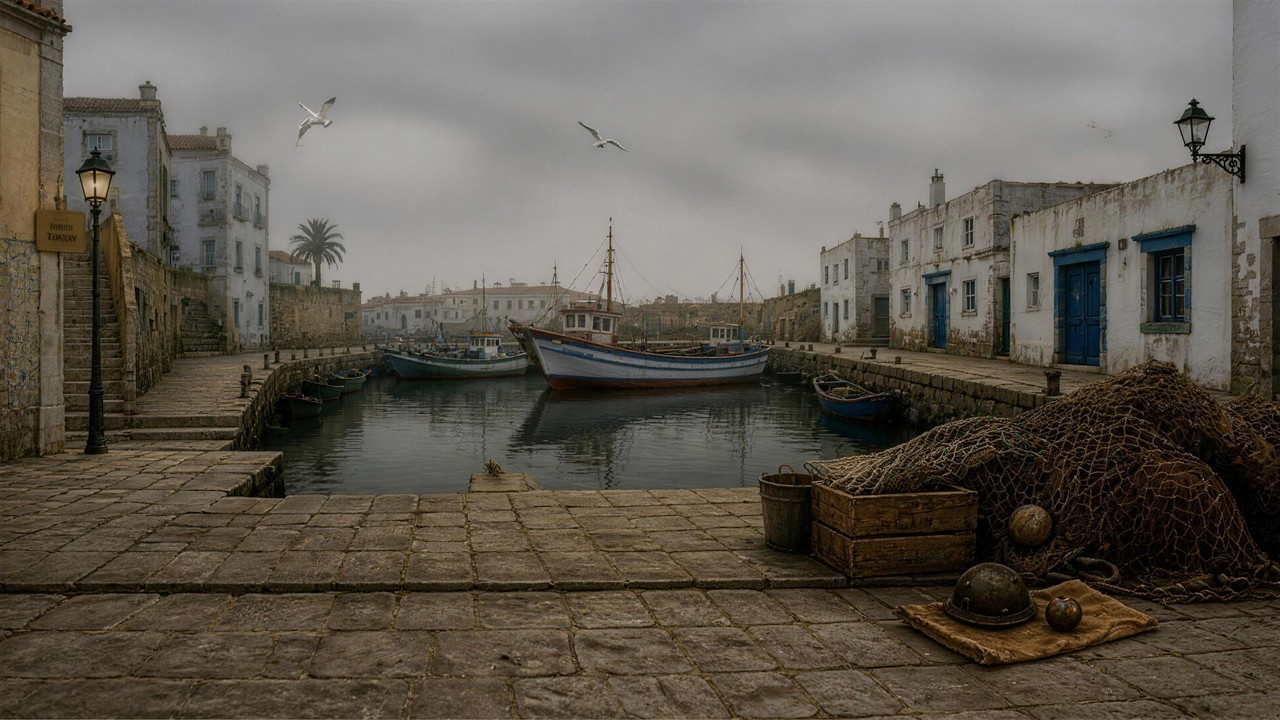
#> input picture sequel/art/bg1x/isleta.jpg, 1280 x 720 px, found by its file name
$ python gull_cut.py
#> lines starting #> are read from the running program, lines starting #| are printed output that depends on the picture; after the words box and inside, x2 and y2 are one past the last pixel; in counts of white or black regions, pixels touching at a corner belong together
#!/usr/bin/env python3
"""Isleta's two gulls painted in mid-air, cut out so they can glide (docs/review/env_movement.md, Isleta; HANDOFF 145).

  python3 sequel/scripts/gull_cut.py

On the 1280x720 painting at 2x: in each box the gull is what is clearly lighter than the grey sky round it (the
sky's median plus a margin), closed and grown a pixel, cut to art/fx/isleta_gull_<n>.png; the sky behind it filled in
(OpenCV Telea) to art/fx/isleta_gull_<n>_plate.png. js/story/wed.js draws each plate over its painted gull, then the
gull drifting slowly about where it was painted, tilting with the air. The painting is untouched. Check:
art/review/gulls/check.jpg.
"""
import os
import numpy as np, cv2
from PIL import Image

SEQ = os.path.dirname(os.path.dirname(os.path.abspath(__file__)))
BOXES = [(288, 92, 56, 52), (570, 114, 64, 42)]     # room px: round each painted gull
K = 2
full = Image.open(os.path.join(SEQ, 'art/bg/isleta.jpg')).convert('RGB').resize((1280 * K, 720 * K), Image.LANCZOS)
rows = []
os.makedirs(os.path.join(SEQ, 'art/fx'), exist_ok=True); os.makedirs(os.path.join(SEQ, 'art/review/gulls'), exist_ok=True)
for n, (x, y, w, h) in enumerate(BOXES):
    p = np.asarray(full.crop((x * K, y * K, (x + w) * K, (y + h) * K)))
    g = cv2.cvtColor(p, cv2.COLOR_RGB2GRAY).astype(np.float32)
    bg = cv2.medianBlur(g.astype(np.uint8), 31).astype(np.float32)
    dark = g < bg - 38          # the dark wing tips
    light = g > bg + 22
    m = (light | dark).astype(np.uint8) * 255
    m = cv2.morphologyEx(m, cv2.MORPH_CLOSE, np.ones((5, 5), np.uint8))
    nlab, lab, st, _ = cv2.connectedComponentsWithStats(m)
    keep = np.zeros_like(m)
    if nlab > 1:
        big = 1 + int(np.argmax(st[1:, 4]))
        for k in range(1, nlab):
            if k == big or st[k, 4] > 0.15 * st[big, 4]: keep[lab == k] = 255
    # (the grey of a wing is close to the sky's: fill every hole inside the outline, so the whole bird is cut)
    ff = cv2.morphologyEx(keep, cv2.MORPH_CLOSE, np.ones((9, 9), np.uint8)); fl = ff.copy()
    cv2.floodFill(fl, np.zeros((fl.shape[0] + 2, fl.shape[1] + 2), np.uint8), (0, 0), 255)
    keep = ff | cv2.bitwise_not(fl)
    m = cv2.dilate(keep, np.ones((3, 3), np.uint8))
    alpha = cv2.GaussianBlur(m, (3, 3), 0)
    Image.fromarray(np.dstack([p, alpha]), 'RGBA').save(os.path.join(SEQ, f'art/fx/isleta_gull_{n}.png'), optimize=True)
    plate = cv2.inpaint(p, cv2.dilate(m, np.ones((7, 7), np.uint8)), 9, cv2.INPAINT_TELEA)
    plate = np.where(cv2.dilate(m, np.ones((9, 9), np.uint8))[..., None] > 0, cv2.GaussianBlur(plate, (9, 9), 0), p)
    Image.fromarray(plate.astype(np.uint8)).save(os.path.join(SEQ, f'art/fx/isleta_gull_{n}_plate.png'), optimize=True)
    rows.append(np.concatenate([p, np.dstack([alpha] * 3), plate.astype(np.uint8)], 1))
    print('gull', n, (x, y, w, h), 'px', int((m > 0).sum()))
#> this loop made 2 passes
#> (nlab, big) on passes 1 to 2: (3, 2), (3, 2)
#| gull 0 (288, 92, 56, 52) px 1672
#| gull 1 (570, 114, 64, 42) px 1251
#> pass 1, `bg = cv2.medianBlur(g.astype(np.uint8), 31).astype(np.float32)`:
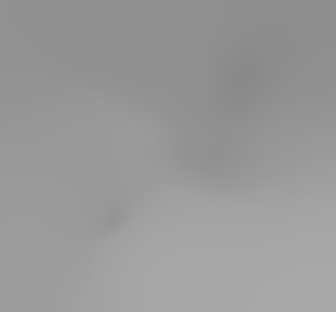
#> bg: shape (104, 112) float32 (shown 3 times larger); min 136, max 169, mean 152.4
#> pass 1, `dark = g < bg - 38`:
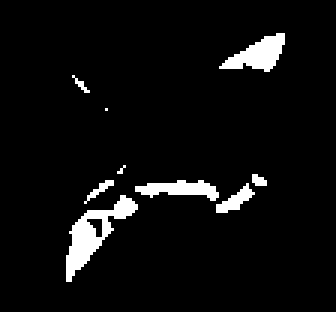
#> dark: shape (104, 112) bool (shown 3 times larger); 5.1% white; 9 white regions (4 under 20 px), largest, box (x1, y1, x2, y2) and area: (22, 65, 46, 94) 232, (73, 11, 95, 24) 148, (45, 60, 73, 67) 110, (72, 61, 85, 71) 54, (28, 60, 38, 68) 23
#> after the loop: fl: shape (84, 128); every value is 255
#> after the loop:
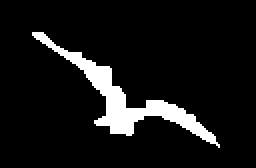
#> keep: shape (84, 128) (shown 2 times larger); 8.4% white; 1 white region, box (x1, y1, x2, y2) and area: (16, 16, 110, 74) 903
#> after the loop:
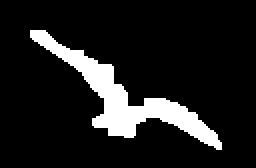
#> m: shape (84, 128) (shown 2 times larger); 11.6% white; 1 white region, box (x1, y1, x2, y2) and area: (15, 15, 111, 75) 1251
#> after the loop:
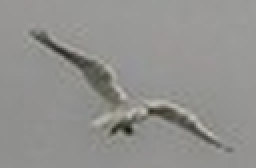
#> p: shape (84, 128, 3) (shown 2 times larger); mean R, G, B 145.5, 145.1, 142.3
#> after the loop:
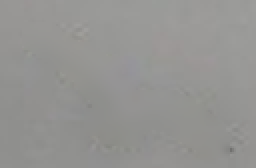
#> plate: shape (84, 128, 3) (shown 2 times larger); mean R, G, B 148.5, 148.2, 146.2
#> after the loop, rows = 2 items
W = max(r.shape[1] for r in rows)
#> W = 384
chk = np.concatenate([np.pad(r, ((0, 4), (0, W - r.shape[1]), (0, 0))) for r in rows], 0)
Image.fromarray(chk).resize((chk.shape[1] * 2, chk.shape[0] * 2), Image.NEAREST).save(os.path.join(SEQ, 'art/review/gulls/check.jpg'), quality=90)
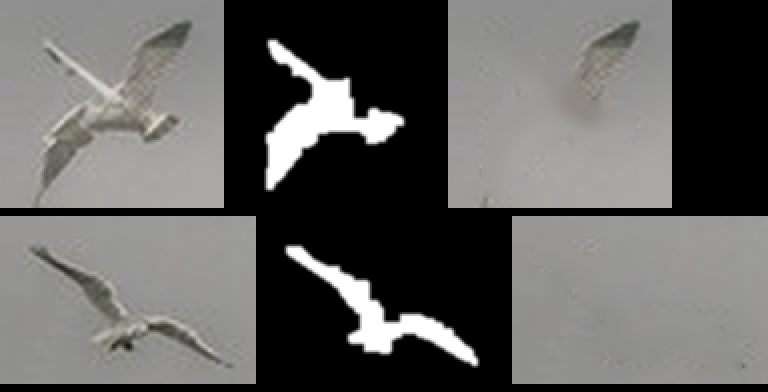
#> saved as check.jpg: PIL image 768x392 RGB; mean R, G, B 98.9, 98.4, 96.9

$ run again, with sequel/art/bg1x/baute_office.jpg copied over sequel/art/bg1x/isleta.jpg
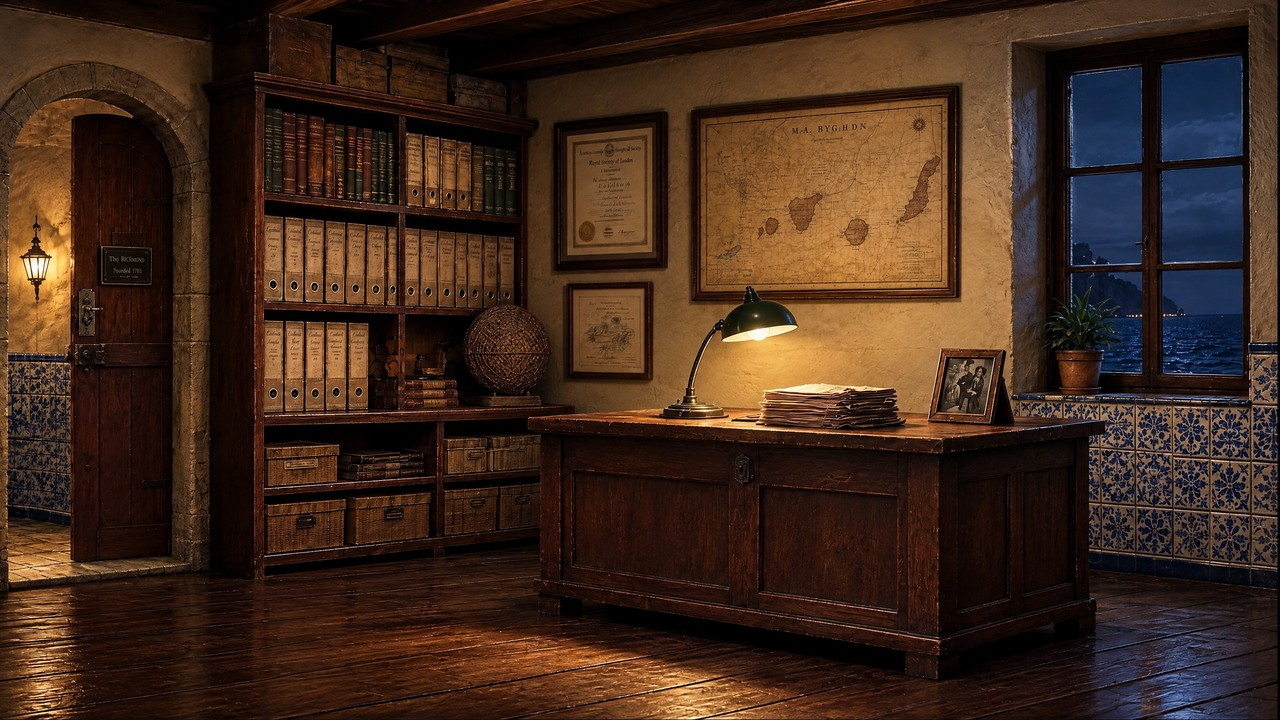
#> input picture sequel/art/bg1x/baute_office.jpg, 1280 x 720 px, found by its file name
#> the loop `for n, (x, y, w, h) in enumerate(BOXES):` made 2 passes
#> (nlab, big) on passes 1 to 2: (18, 2), (16, 1)
#> (printed output is left out)
#> after the loop `for n, (x, y, w, h) in enumerate(BOXES):`:
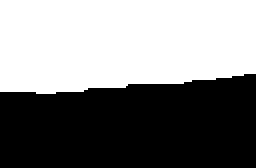
#> fl: shape (84, 128) (shown 2 times larger); 51.1% white; 1 black region, box (x1, y1, x2, y2) and area: (0, 37, 128, 84) 5259
#> after the loop `for n, (x, y, w, h) in enumerate(BOXES):`: rows = 2 items
#> W = 384
#> `Image.fromarray(chk).resize((chk.shape[1] * 2, chk.shape[0] * 2), Imag..`:
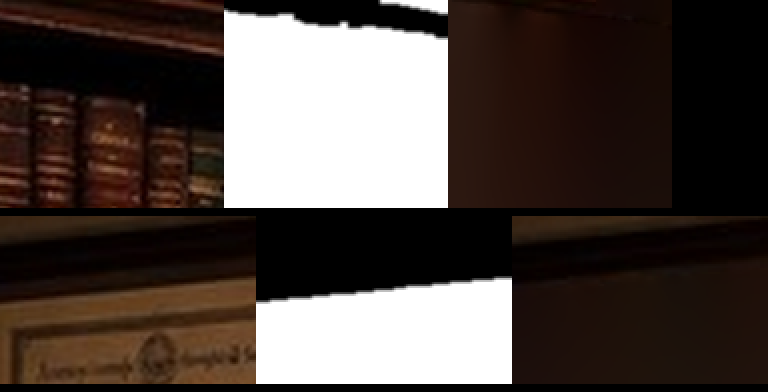
#> saved as check.jpg: PIL image 768x392 RGB; mean R, G, B 78.5, 68.2, 63.3

$ run again, with sequel/art/bg1x/beach.jpg copied over sequel/art/bg1x/isleta.jpg
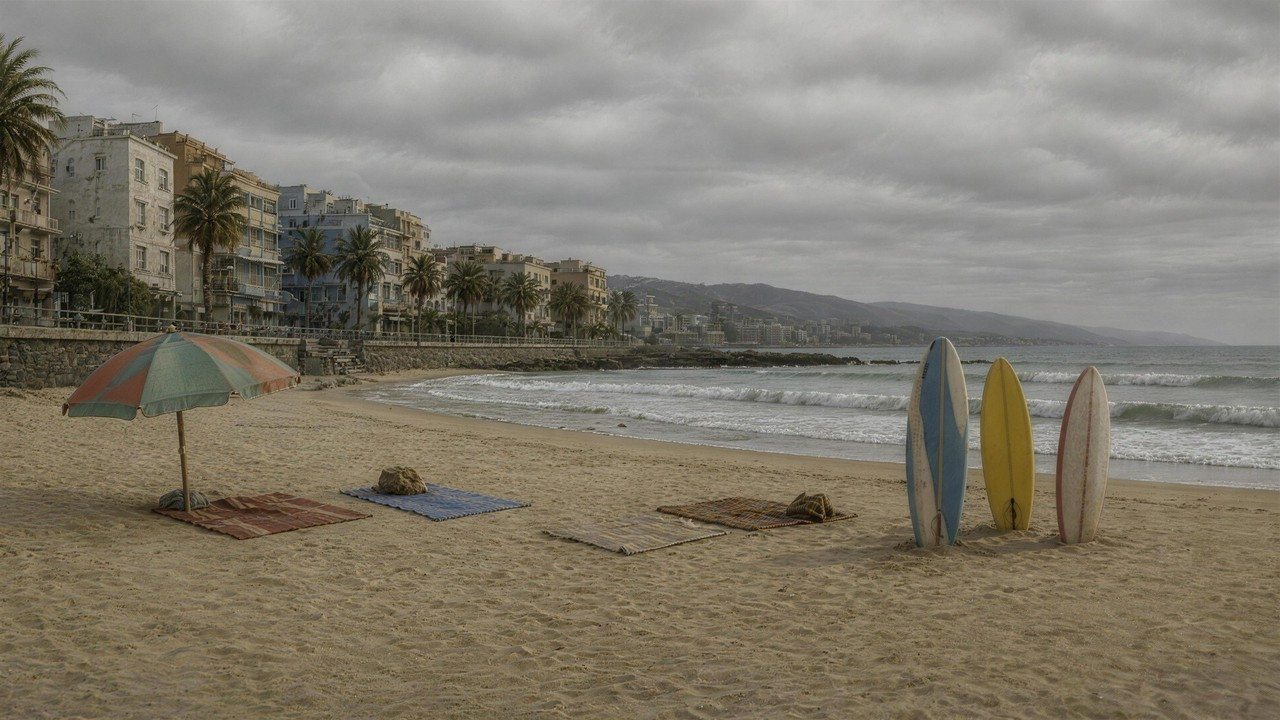
#> input picture sequel/art/bg1x/beach.jpg, 1280 x 720 px, found by its file name
#> the loop `for n, (x, y, w, h) in enumerate(BOXES):` made 2 passes
#> (nlab, st) on passes 1 to 2: (1, [[0, 0, 112, 104, 11648]]), (1, [[0, 0, 128, 84, 10752]])
#> (printed output is left out)
#> after the loop `for n, (x, y, w, h) in enumerate(BOXES):`:
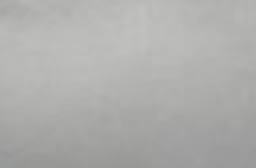
#> p: shape (84, 128, 3) (shown 2 times larger); mean R, G, B 174, 174, 172.3
#> after the loop `for n, (x, y, w, h) in enumerate(BOXES):`: rows = 2 items
#> W = 384
#> `Image.fromarray(chk).resize((chk.shape[1] * 2, chk.shape[0] * 2), Imag..`:
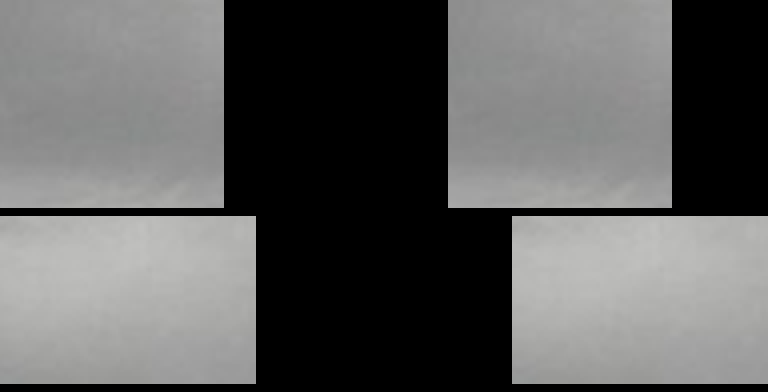
#> saved as check.jpg: PIL image 768x392 RGB; mean R, G, B 95.4, 95.4, 94.8
